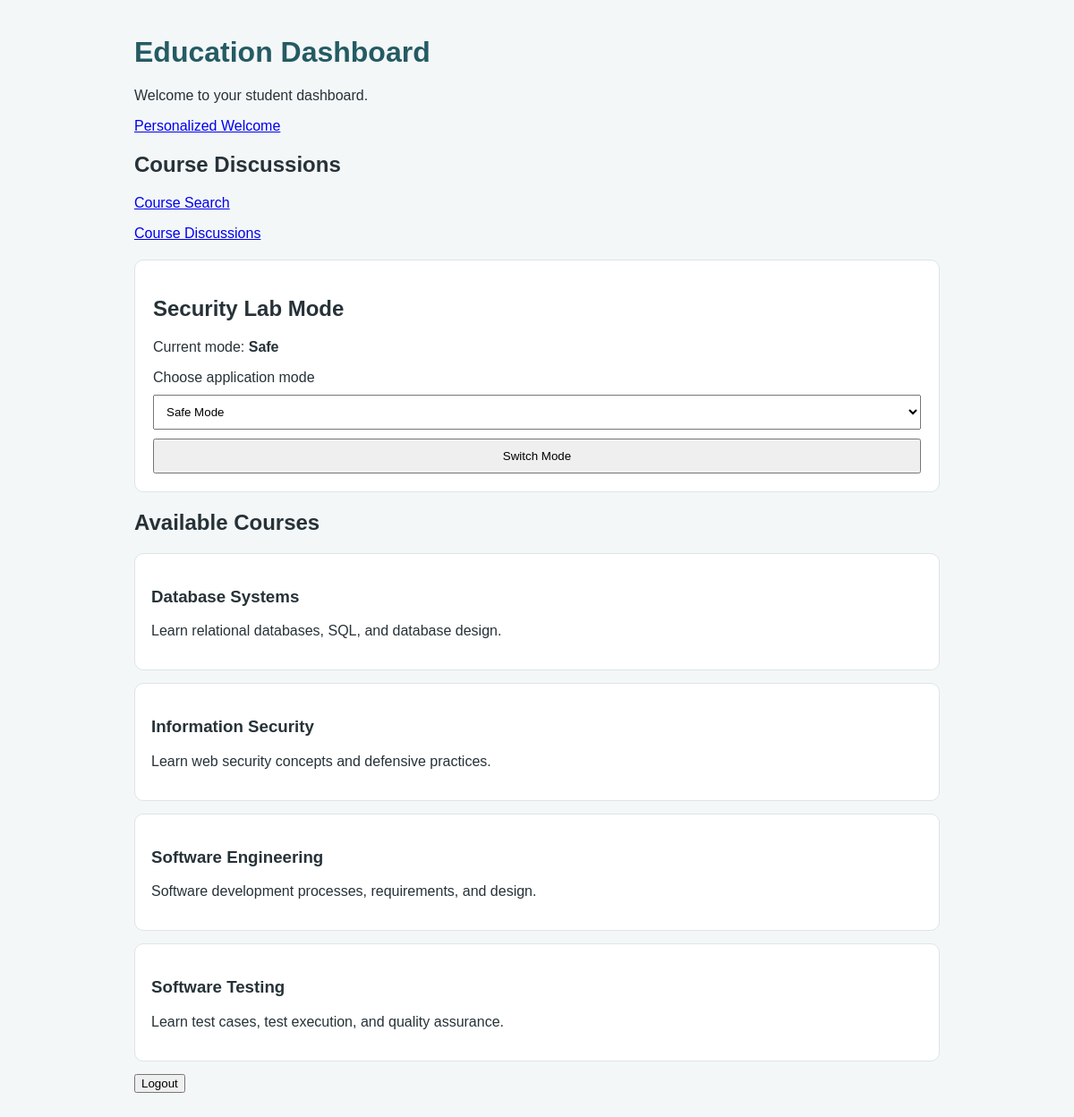
The app's page /public/dashboard.php (signed in) with its own data.
### tables this page shows
CREATE TABLE `courses` (
  `id` int(11) NOT NULL,
  `title` varchar(150) NOT NULL,
  `description` text NOT NULL,
  `created_at` timestamp NOT NULL DEFAULT CURRENT_TIMESTAMP
);

### includes/mode.php (called while the page is built, shortened)
<?php
function get_app_mode(): string
{
    return $_SESSION['app_mode'] ?? 'safe';
}

### public/dashboard.php (the view, shortened to what this page needs)
<?php
require_once __DIR__ . '/../includes/db.php';
require_once __DIR__ . '/../includes/mode.php';
$stmt = $pdo->query(
    'SELECT id, title, description FROM courses ORDER BY title'
);
$courses = $stmt->fetchAll();
?>
<!DOCTYPE html>
<html lang="en">
<head>
</head>
<body>
    <h1>Education Dashboard</h1>
    <p>Welcome to your student dashboard.</p>
    <p><a href="personalized_welcome.php">Personalized Welcome</a></p>
    <div class="dashboard-card">
        <h2>Course Discussions</h2>
        <p><a href="search.php">Course Search</a></p>
        <p><a href="comments.php">Course Discussions</a></p>
    </div>
    <section class="mode-panel">
        <h2>Security Lab Mode</h2>
        <p>
            Current mode:
            <strong>
                <?= htmlspecialchars(
                    ucfirst(get_app_mode()),
                    ENT_QUOTES,
                    'UTF-8'
                ) ?>
            </strong>
        </p>
        <form method="POST" action="mode.php">
            <label for="app_mode">Choose application mode</label>
            <select id="app_mode" name="app_mode">
                <option
                    value="safe"
                    <?= get_app_mode() === 'safe' ? 'selected' : '' ?>
                >
                    Safe Mode
                </option>
            </select>
            <button type="submit">Switch Mode</button>
        </form>
    </section>
    <h2>Available Courses</h2>
    <?php foreach ($courses as $course): ?>
        <article class="course">
            <h3><?= htmlspecialchars(
                $course['title'],
                ENT_QUOTES,
                'UTF-8'
            ) ?></h3>
            <p><?= htmlspecialchars(
                $course['description'],
                ENT_QUOTES,
                'UTF-8'
            ) ?></p>
        </article>
    <?php endforeach; ?>
        <form method="POST" action="logout.php">
        <button type="submit">Logout</button>
    </form>
</body>
</html>

### public/dashboard.php (style rules this page uses)
body { font-family: Arial, sans-serif; max-width: 900px; margin: 40px auto; padding: 0 20px; background: #f4f7f8; color: #263238; }
h1 { color: #245b63; }
.course { background: white; padding: 18px; margin: 14px 0; border-radius: 10px; border: 1px solid #dce5e7; }
.mode-panel { background: white; border: 1px solid #dce5e7; border-radius: 10px; padding: 20px; margin: 20px 0; }
.mode-panel label, .mode-panel select, .mode-panel button { display: block; width: 100%; box-sizing: border-box; margin-top: 10px; }
.mode-panel select, .mode-panel button { padding: 10px; }

### records on screen
courses: title "Database Systems", description "Learn relational databases, SQL, and database design."
courses: title "Information Security", description "Learn web security concepts and defensive practices."
courses: title "Software Engineering", description "Software development processes, requirements, and design."
courses: title "Software Testing", description "Learn test cases, test execution, and quality assurance."

### other values on screen
get_app_mode() "Safe"
